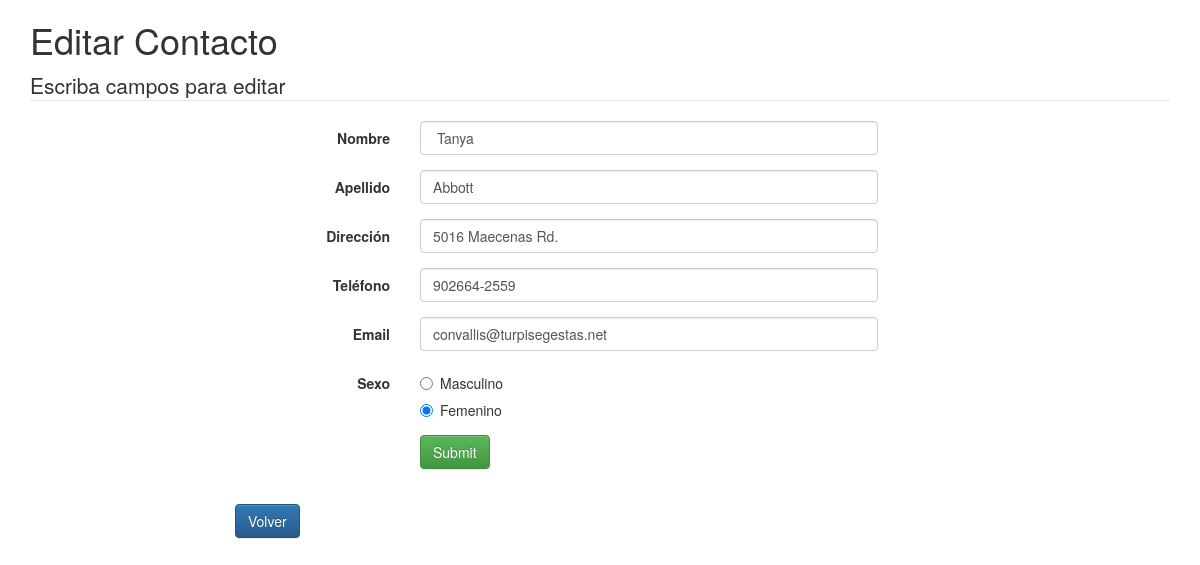
Page /editar.php?personaId=46 on the committed database.
### tables this page shows
CREATE TABLE `contactos`  (
  `personaId` int(11) NOT NULL,
  `nombre` varchar(100) NOT NULL,
  `apellido` varchar(100) NOT NULL,
  `telefono` varchar(20) NOT NULL,
  `direccion` varchar(50) NULL DEFAULT NULL,
  `email` varchar(100) NULL DEFAULT NULL,
  `sexo` char(1) NOT NULL,
  PRIMARY KEY (`personaId`) USING BTREE
);

### clases/contacto.php (called while the page is built, shortened)
<?php
class Contacto
{
	private $personaId;
	private $nombre;
	private $apellido;
	private $direccion;
	private $telefono;
	private $email;
	private $sexo;
	function __construct($personaId=null,$nombre=null,$apellido=null,$telefono=null,$direccion=null,$email=null,$sexo=null)
	{
		$this->personaId = $personaId;
		$this->nombre = $nombre;
		$this->apellido = $apellido;
		$this->telefono = $telefono;
		$this->direccion = $direccion;
		$this->email= $email;
		$this->sexo = $sexo;
	}
	public function getContacto()
	{
		$nuevaConexion=new Conexion();
		$conexion=$nuevaConexion->getConexion();
		$sentencia="SELECT * FROM contactos WHERE personaId=".$this->personaId;
		$resultado=$conexion->query($sentencia);
		$elemento = $resultado->fetch(PDO::FETCH_OBJ);
		$this->nombre=$elemento->nombre;
		$this->apellido=$elemento->apellido;
		$this->telefono=$elemento->telefono;
		$this->direccion=$elemento->direccion;
		$this->email=$elemento->email;
		$this->sexo=$elemento->sexo;
		return $this;
	}
	public function getNombre()
	{
		return $this->nombre;
	}
	public function getApellido()
	{
		return $this->apellido;
	}
	public function getTelefono()
	{
		return $this->telefono;
	}
	public function getDireccion()
	{
		return $this->direccion;
	}
	public function getEmail()
	{
		return $this->email;
	}
	public function getSexo()
	{
		return $this->sexo;
	}
}

### editar.php (the view, shortened to what this page needs)
<!DOCTYPE html>
<html>
	<head>
<link rel="stylesheet" href="https://maxcdn.bootstrapcdn.com/bootstrap/3.3.6/css/bootstrap.min.css">
<link rel="stylesheet" href="https://maxcdn.bootstrapcdn.com/bootstrap/3.3.6/css/bootstrap-theme.min.css">
        <link rel="stylesheet" href="validacion/bootstrapValidator.min.css">
	</head>
	<body>
        <div class="container">
		<h1>Editar Contacto</h1>
		<?php
			include_once('clases/contacto.php');
			$personaId = htmlentities($_GET['personaId']);
		$persona=new Contacto($personaId);
		$elemento=$persona->getContacto();
		?>
	<form name="contactos" action="" method="post" class="form-horizontal">
	   <fieldset>
           <legend>Escriba campos para editar</legend>
            <div class="form-group">
		      <label class="col-md-4 control-label" for="nombre">Nombre</label>
                <div class="col-md-5">
                 <input type="text" name="nombre" class="form-control input-md" id="nombre" value="<?php echo $elemento->getNombre()?>">
                </div>
            </div>
        <div class="form-group">
         <label class="col-md-4 control-label" for="apellido">Apellido</label>
            <div class="col-md-5">
		        <input type="text" name="apellido" class="form-control input-md-4" id="apellido" value="<?php echo $elemento->getApellido() ?>">
			</div>
           </div>
        <div class="form-group">
		<label class="col-md-4 control-label" for="direccion">Dirección</label>
            <div class="col-md-5">
				<input type="text" name="direccion" class="form-control input-md" id="direccion" value="<?php echo $elemento->getDireccion() ?>">
        </div>
           </div>
           <div class="form-group">
			<label class="col-md-4 control-label" for="telefono">Teléfono</label>
			<div class="col-md-5">
            <input type="tel" name="telefono" class="form-control input-md" id="telefono" value="<?php echo $elemento->getTelefono() ?>">
            </div>
        </div>
           <div class="form-group">
			<label class="col-md-4 control-label" for="email">Email</label>
			<div class="col-md-5">
            <input type="email" name="email" class="form-control input-md" id="email" value="<?php echo $elemento->getEmail() ?>">
            </div>
        </div>
		<div class="form-group">
            <label class="col-md-4 control-label" for="sexo">Sexo</label>
            <div class="col-md-5">
            <div class="radio">
            <label>
				<input type="radio" name="sexo" value="M" <?php if($elemento->getSexo()=="M"){echo "checked=checked";}?>>Masculino</label>
        </div>
        <div class="radio">
			<label>
            <input type="radio" name="sexo" value="F"  <?php if($elemento->getSexo()=="F"){echo "checked=checked";}?>>Femenino</label>
		</div>
        </div>
        </div>
		<div class="form-group">
        <label class="col-md-4" control-label for="submit"></label>
            <div class="col-md-5">
            <input type="submit" class="btn btn-success">
        </div>
        </div>
        </fieldset>
		</form>
        <label class="col-md-2" control-label for="a"></label>
        <div class="col-md-5">
		<a href='ver.php' class="btn btn-primary">Volver</a>
		</div>
        </div>
	</body>
</html>

### rows in the picture
contactos: nombre "Tanya", apellido "Abbott", direccion "5016 Maecenas Rd.", telefono "902664-2559", email "convallis@turpisegestas.net", sexo "☐ Masculino", sexo "☑ Femenino"
